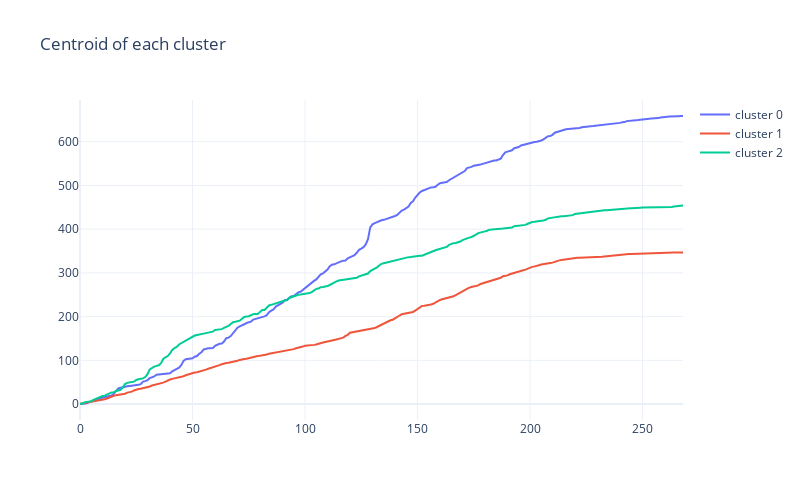

Source (notebook cell):
### Code cell
# plot of mean of each cluster

fig = go.Figure(data=[
                      go.Scatter(
                          x=data_cluster.columns,
                          y=dict_mean_std_clusters[i]["mean"],
                          name=f"cluster {i}")
                      for i in dict_mean_std_clusters.keys()
])

fig.update_layout(
    width=800,
    height=500,
    title="Centroid of each cluster"
)

fig.show()

### Figure 1 — Plotly figure (JSON) as saved in the notebook; plotly's stock layout.template omitted (floating-point values rounded to 4 significant figures; data arrays with more than 128 entries replaced by an {"elided": "..."} marker saying what was removed)
{"data": [{"name": "cluster 0", "type": "scatter", "x": {"elided": "270 mixed values"}, "y": {"elided": "269 float values"}}, {"name": "cluster 1", "type": "scatter", "x": {"elided": "270 mixed values"}, "y": {"elided": "269 float values"}}, {"name": "cluster 2", "type": "scatter", "x": {"elided": "270 mixed values"}, "y": {"elided": "269 float values"}}], "layout": {"height": 500, "title": {"text": "Centroid of each cluster"}, "width": 800}}
